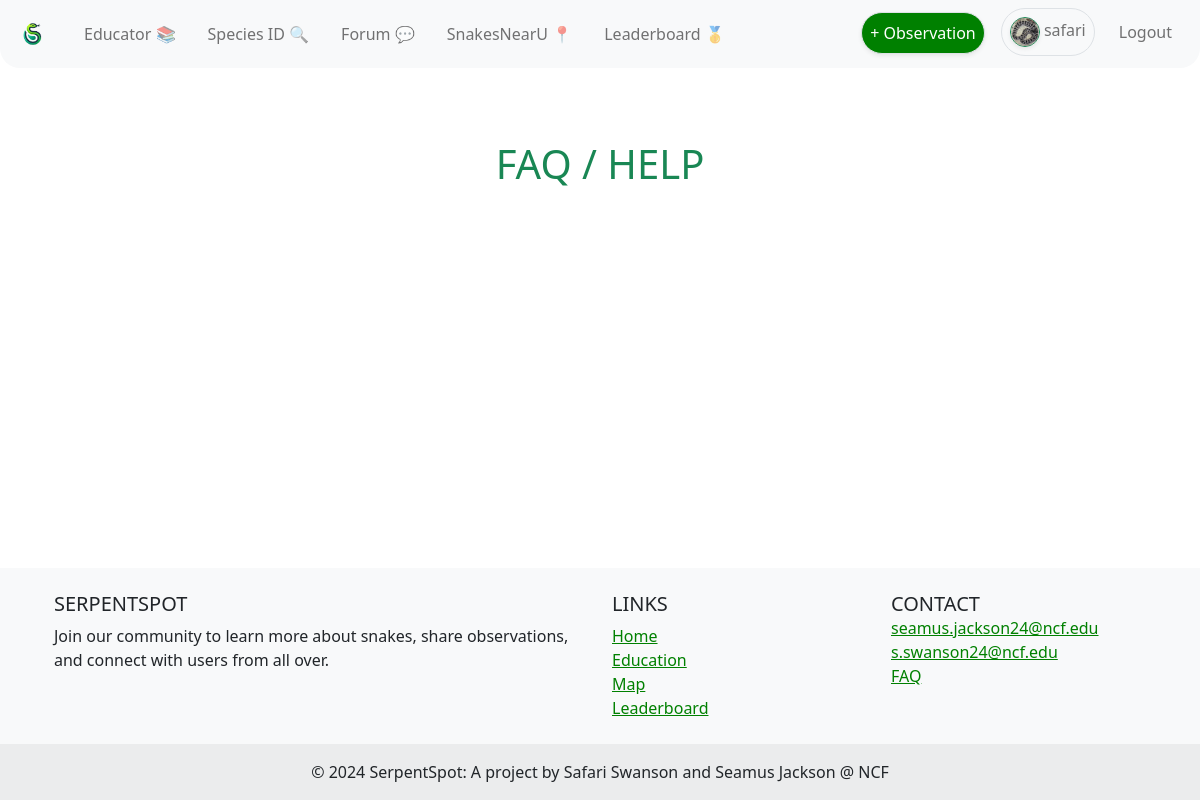
Page /faq/ (signed in) on the earlier database version.
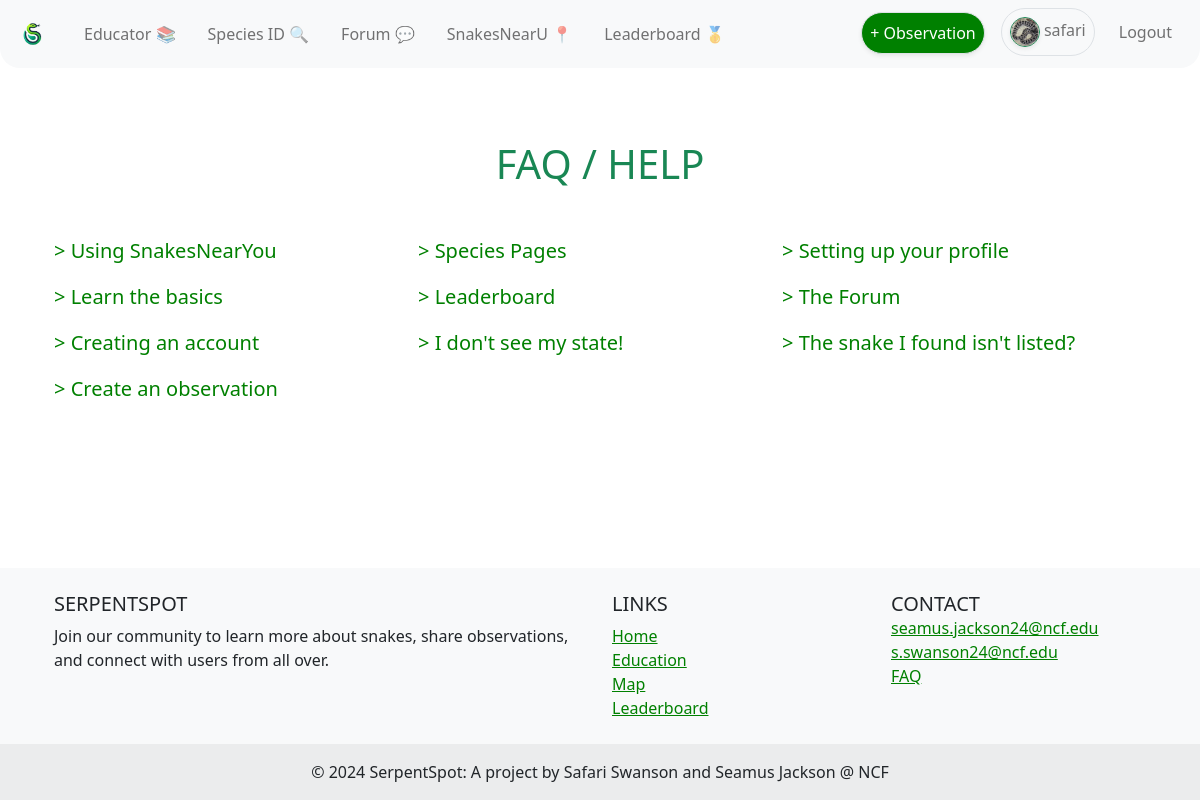
Same page on the later database version.
### UserAuth/models.py (models this page shows, shortened)
class UserProfile(models.Model):
    user = models.OneToOneField(User, on_delete=models.CASCADE) # Link the user profile to a user model instance
    profile_pic = models.ImageField(upload_to='profile_pics/', default='profile_pics/default.jpg' ,null=True, blank=True) # User profile picture
    bio = models.TextField(null=True, blank=True) # User bio
    observations = models.IntegerField(default=0) # User observation count
    favorite_species = models.ForeignKey(SnakeSpecies, on_delete=models.SET_NULL, null=True, blank=True) # User's favorite snake species

### faq/models.py (models this page shows, shortened)
class FAQ(models.Model):
    question = models.CharField(max_length=200)
    answer = models.TextField()
    slug = models.SlugField(max_length=200, unique=True)  # For URL-friendly titles

### faq/views.py (the view)
# urls.py: path('', views.faq_home, name='faq_home'),  # Assuming this is the main FAQ page
def faq_home(request):
    faqs = FAQ.objects.all()  # Retrieve all FAQ objects from the database
    return render(request, 'faq_home.html', {'faqs': faqs})

### faq/templates/faq_home.html (shortened to what this page needs)
{% extends 'base.html' %}
{% block content %}
<div class="container mt-4">
   <h1 class="text-center mb-4 faqhead">FAQ / HELP</h1>
   <div class="faq-items mt-5">
      {% for faq in faqs %}
      <div class="col-12 col-md-4 mb-3 ml-3 faq-item">
         <a href="{% url 'faq_detail' slug=faq.slug %}" class="faq-link d-block">> {{ faq.question }}</a>
      </div>
      {% endfor %}
   </div>
</div>
{% endblock %}

### UserAuth/templates/base.html (shortened to what this page needs)
<!DOCTYPE html>
<html lang="en">
    <head>
        <link href="https://cdn.jsdelivr.net/npm/bootstrap@5.0.2/dist/css/bootstrap.min.css" rel="stylesheet">
    </head>
    {% load static %}
    <body>
        <header>
            <nav class="navbar navbar-expand-lg navbar-light bg-light mb-5" style="border-bottom-left-radius: 20px; border-bottom-right-radius: 20px;">
                <div class="container-fluid">
                    <a class="navbar-brand" href="{% url 'home_view' %}">
                        <img src="{% static 'serpentSpotLogo.png' %}" alt="Logo" style="height: 40px; padding: 0px;">
                    </a>
                <div class="collapse navbar-collapse ml-4"  id="navbarNavDropdown">
                    <ul class="navbar-nav">
                        <li class="nav-item mx-2">
                            <a class="nav-link rounded-pill {% if request.resolver_match.url_name == 'education_view' %}active{% endif %}" href="{% url 'education_view' %}">Educator 📚</a>
                        </li>
                        <li class="nav-item mx-2">
                            <a class="nav-link rounded-pill {% if request.resolver_match.url_name == 'id_view' %}active{% endif %}" href="{% url 'id_view' %}">Species ID 🔍</a>
                        </li>
                        <li class="nav-item mx-2">
                            <a class="nav-link rounded-pill {% if request.resolver_match.url_name == 'home' %}active{% endif %}" href="{% url 'home' %}">Forum 💬</a>
                        </li>
                        <li class="nav-item mx-2">
                            <a class="nav-link rounded-pill {% if request.resolver_match.url_name == 'map_view' %}active{% endif %}" href="{% url 'map_view' %}">SnakesNearU 📍</a>
                        </li>
                        {% if user.is_authenticated %}
                        <li class="nav-item mx-2">
                            <a class="nav-link rounded-pill {% if request.resolver_match.url_name == 'leaderboard_view' %}active{% endif %}" href="{% url 'leaderboard_view' %}">Leaderboard 🥇</a>
                        </li>
                        {% endif %}
                    </ul>
                    {% if user.is_authenticated %}
                    <ul class="navbar-nav ms-auto">
                        <li class="nav-item">
                            <a href="{% url 'journal_view' %}" class="nav-link mx-2 mt-1 mb-1 rounded-pill shadow-sm text-center border bg-success text-white" style="background-color: green !important;">+ Observation</a>
                        </li>
                        <li class="nav-item">
                            <a class="nav-link mx-2 mb-1 rounded-pill text-center border expand" href="{% url 'profile' %}">
                                {% if user.userprofile.profile_pic %}
                                    <img src="{{ MEDIA_URL }}{{ request.user.userprofile.profile_pic.url }}" class="rounded-circle border border-success shadow-sm" alt="Profile Picture" style="width: 30px; height: 30px; object-fit: cover;">
                                {% endif %}
                                {{ request.user.username }}
                            </a>
                        </li>
                        <li class="nav-item">
                            <a class="nav-link mx-2 mb-1 mt-1 text-center expand logout rounded-pill" href="{% url 'logout' %}">Logout</a>
                        </li>
                    </ul>
                    {% endif %}
                </div>
            </nav>
        </header>
        <main role="main" class="container flex-fill">
            {% block content %}{% endblock content %}
        </main>
        <footer class="bg-light text-lg-start">
            <div class="container p-4">
                <div class="row">
                    <div class="col-lg-6 col-md-12 mb-4 mb-md-0">
                        <h5 class="text-uppercase">SerpentSpot</h5>
                        <p>
                            Join our community to learn more about snakes, share observations, and connect with users from all over.
                        </p>
                    </div>
                    <div class="col-lg-3 col-md-6 mb-4 mb-md-0">
                        <h5 class="text-uppercase">Links</h5>
                        <ul class="list-unstyled mb-0">
                            <li>
                                <a href="{% url 'home_view' %}" class="gt">Home</a>
                            </li>
                            <li>
                                <a href="{% url 'education_view' %}" class="gt">Education</a>
                            </li>
                            <li>
                                <a href="{% url 'map_view' %}" class="gt">Map</a>
                            </li>
                            {% if user.is_authenticated %}
                            <li>
                                <a href="{% url 'leaderboard_view' %}" class="gt">Leaderboard</a>
                            </li>
                            {% endif %}
                        </ul>
                    </div>
                    <div class="col-lg-3 col-md-6 mb-4 mb-md-0">
                        <h5 class="text-uppercase mb-0">Contact</h5>
                        <ul class="list-unstyled">
                            <li>
                                <a href="mailto:seamus.jackson24@ncf.edu" class="gt">seamus.jackson24@ncf.edu</a>
                            </li>
                            <li>
                                <a href="mailto:s.swanson24@ncf.edu" class="gt">s.swanson24@ncf.edu</a>
                            </li>
                            <li>
                                <a href="{% url 'faq_home' %}" class="gt">FAQ</a>
                            </li>
                        </ul>
                    </div>
                </div>
            </div>
            <div class="text-center p-3" style="background-color: rgba(0, 0, 0, 0.05);">
                © 2024 SerpentSpot: A project by Safari Swanson and Seamus Jackson @ NCF
            </div>
        </footer>
        <link href="https://cdnjs.cloudflare.com/ajax/libs/bootstrap-icons/1.8.1/bootstrap-icons.css" rel="stylesheet">
    </body>
</html>

### UserAuth/templates/base.html (style rules this page uses)
.gt { color: green; }
html, body { height: 100% !important; margin: 0 !important; }
body { display: flex !important; flex-direction: column !important; }
main { flex: 1 0 auto !important; }
footer { flex-shrink: 0 !important; }

### faq/templates/faq_home.html (style rules this page uses)
.faq-link { color: green; text-decoration: none; font-size: 1.25rem; }
.faqhead { color: #198754; }
.faq-items { display: flex; flex-wrap: wrap; }
.faq-item { margin-bottom: 0.5rem; }

Differences in the rows shown:
added FAQ: question "Using SnakesNearYou"
added FAQ: question "Species Pages"
added FAQ: question "Setting up your profile"
added FAQ: question "Learn the basics"
added FAQ: question "Leaderboard"
added FAQ: question "The Forum"
added FAQ: question "Creating an account"
added FAQ: question "I don't see my state!"
added FAQ: question "The snake I found isn't listed?"
added FAQ: question "Create an observation"
